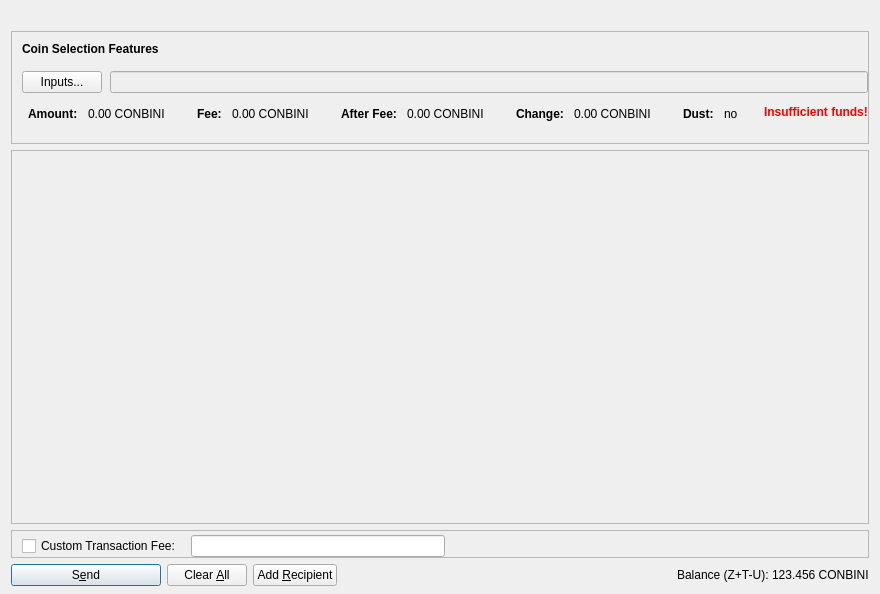
<?xml version="1.0" encoding="UTF-8"?>
<ui version="4.0">
 <class>SendZCoinsDialog</class>
 <widget class="QDialog" name="SendZCoinsDialog">
  <property name="geometry">
   <rect>
    <x>0</x>
    <y>0</y>
    <width>850</width>
    <height>594</height>
   </rect>
  </property>
  <property name="windowTitle">
   <string>Send Coins</string>
  </property>
  <layout class="QVBoxLayout" name="verticalLayout" stretch="0,0,1,0,0">
   <property name="bottomMargin">
    <number>8</number>
   </property>
   <item>
    <widget class="QLabel" name="labelLogo">
     <property name="text">
      <string/>
     </property>
     <property name="pixmap">
      <pixmap resource="../bitcoin.qrc">:/images/logo</pixmap>
     </property>
     <property name="margin">
      <number>10</number>
     </property>
    </widget>
   </item>
   <item>
    <widget class="QFrame" name="frameCoinSelection">
     <property name="sizePolicy">
      <sizepolicy hsizetype="Expanding" vsizetype="Expanding">
       <horstretch>0</horstretch>
       <verstretch>0</verstretch>
      </sizepolicy>
     </property>
     <property name="maximumSize">
      <size>
       <width>16777215</width>
       <height>16777215</height>
      </size>
     </property>
     <property name="frameShape">
      <enum>QFrame::StyledPanel</enum>
     </property>
     <property name="frameShadow">
      <enum>QFrame::Sunken</enum>
     </property>
     <layout class="QVBoxLayout" name="verticalLayoutCoinSelection2">
      <property name="spacing">
       <number>0</number>
      </property>
      <property name="leftMargin">
       <number>0</number>
      </property>
      <property name="topMargin">
       <number>0</number>
      </property>
      <property name="rightMargin">
       <number>0</number>
      </property>
      <property name="bottomMargin">
       <number>6</number>
      </property>
      <item>
       <layout class="QVBoxLayout" name="verticalLayoutCoinSelection" stretch="0,0,0,0,1">
        <property name="spacing">
         <number>0</number>
        </property>
        <property name="leftMargin">
         <number>10</number>
        </property>
        <property name="topMargin">
         <number>10</number>
        </property>
        <item>
         <layout class="QHBoxLayout" name="horizontalLayoutCoinSelection1">
          <property name="bottomMargin">
           <number>15</number>
          </property>
          <item>
           <widget class="QLabel" name="labelCoinSelectionFeatures">
            <property name="sizePolicy">
             <sizepolicy hsizetype="Preferred" vsizetype="Maximum">
              <horstretch>0</horstretch>
              <verstretch>0</verstretch>
             </sizepolicy>
            </property>
            <property name="font">
             <font>
              <weight>75</weight>
              <bold>true</bold>
             </font>
            </property>
            <property name="styleSheet">
             <string notr="true">font-weight:bold;</string>
            </property>
            <property name="text">
             <string>Coin Selection Features</string>
            </property>
           </widget>
          </item>
         </layout>
        </item>
        <item>
         <layout class="QHBoxLayout" name="horizontalLayoutCoinSelection2" stretch="0,0">
          <property name="spacing">
           <number>8</number>
          </property>
          <property name="bottomMargin">
           <number>10</number>
          </property>
          <item>
           <widget class="QPushButton" name="pushButtonCoinSelection">
            <property name="sizePolicy">
             <sizepolicy hsizetype="Fixed" vsizetype="Fixed">
              <horstretch>0</horstretch>
              <verstretch>0</verstretch>
             </sizepolicy>
            </property>
            <property name="styleSheet">
             <string notr="true"/>
            </property>
            <property name="text">
             <string>Inputs...</string>
            </property>
            <property name="autoDefault">
             <bool>false</bool>
            </property>
           </widget>
          </item>
          <item>
           <widget class="QLineEdit" name="coinSelectionText">
            <property name="enabled">
             <bool>false</bool>
            </property>
           </widget>
          </item>
         </layout>
        </item>
        <item>
         <widget class="QWidget" name="widgetCoinSelection" native="true">
          <property name="sizePolicy">
           <sizepolicy hsizetype="Preferred" vsizetype="Preferred">
            <horstretch>0</horstretch>
            <verstretch>0</verstretch>
           </sizepolicy>
          </property>
          <property name="minimumSize">
           <size>
            <width>0</width>
            <height>0</height>
           </size>
          </property>
          <property name="styleSheet">
           <string notr="true"/>
          </property>
          <layout class="QHBoxLayout" name="horizontalLayoutCoinSelection5">
           <property name="leftMargin">
            <number>0</number>
           </property>
           <property name="topMargin">
            <number>0</number>
           </property>
           <property name="rightMargin">
            <number>0</number>
           </property>
           <property name="bottomMargin">
            <number>0</number>
           </property>
           <item>
            <layout class="QHBoxLayout" name="horizontalLayoutCoinSelection3" stretch="0,0,0,0,0,1,0">
             <property name="spacing">
              <number>20</number>
             </property>
             <property name="topMargin">
              <number>0</number>
             </property>
             <property name="bottomMargin">
              <number>10</number>
             </property>
             <item>
              <layout class="QFormLayout" name="formLayoutCoinSelection1">
               <property name="horizontalSpacing">
                <number>10</number>
               </property>
               <property name="verticalSpacing">
                <number>14</number>
               </property>
               <property name="leftMargin">
                <number>6</number>
               </property>
               <property name="topMargin">
                <number>4</number>
               </property>
               <property name="rightMargin">
                <number>6</number>
               </property>
               <item row="0" column="0">
                <widget class="QLabel" name="labelCoinSelectionAmountText">
                 <property name="font">
                  <font>
                   <weight>75</weight>
                   <bold>true</bold>
                  </font>
                 </property>
                 <property name="text">
                  <string>Amount:</string>
                 </property>
                 <property name="margin">
                  <number>0</number>
                 </property>
                </widget>
               </item>
               <item row="0" column="1">
                <widget class="QLabel" name="labelCoinSelectionAmount">
                 <property name="cursor">
                  <cursorShape>IBeamCursor</cursorShape>
                 </property>
                 <property name="contextMenuPolicy">
                  <enum>Qt::ActionsContextMenu</enum>
                 </property>
                 <property name="text">
                  <string notr="true">0.00 CONBINI</string>
                 </property>
                 <property name="textInteractionFlags">
                  <set>Qt::LinksAccessibleByMouse|Qt::TextSelectableByKeyboard|Qt::TextSelectableByMouse</set>
                 </property>
                </widget>
               </item>
              </layout>
             </item>
             <item>
              <layout class="QFormLayout" name="formLayoutCoinSelection2">
               <property name="horizontalSpacing">
                <number>10</number>
               </property>
               <property name="verticalSpacing">
                <number>14</number>
               </property>
               <property name="leftMargin">
                <number>6</number>
               </property>
               <property name="topMargin">
                <number>4</number>
               </property>
               <property name="rightMargin">
                <number>6</number>
               </property>
               <item row="0" column="0">
                <widget class="QLabel" name="labelCoinSelectionFeeText">
                 <property name="font">
                  <font>
                   <weight>75</weight>
                   <bold>true</bold>
                  </font>
                 </property>
                 <property name="text">
                  <string>Fee:</string>
                 </property>
                 <property name="margin">
                  <number>0</number>
                 </property>
                </widget>
               </item>
               <item row="0" column="1">
                <widget class="QLabel" name="labelCoinSelectionFee">
                 <property name="cursor">
                  <cursorShape>IBeamCursor</cursorShape>
                 </property>
                 <property name="contextMenuPolicy">
                  <enum>Qt::ActionsContextMenu</enum>
                 </property>
                 <property name="text">
                  <string notr="true">0.00 CONBINI</string>
                 </property>
                 <property name="textInteractionFlags">
                  <set>Qt::LinksAccessibleByMouse|Qt::TextSelectableByKeyboard|Qt::TextSelectableByMouse</set>
                 </property>
                </widget>
               </item>
              </layout>
             </item>
             <item>
              <layout class="QFormLayout" name="formLayoutCoinSelection3">
               <property name="horizontalSpacing">
                <number>10</number>
               </property>
               <property name="verticalSpacing">
                <number>14</number>
               </property>
               <property name="leftMargin">
                <number>6</number>
               </property>
               <property name="topMargin">
                <number>4</number>
               </property>
               <property name="rightMargin">
                <number>6</number>
               </property>
               <item row="0" column="0">
                <widget class="QLabel" name="labelCoinSelectionAfterFeeText">
                 <property name="font">
                  <font>
                   <weight>75</weight>
                   <bold>true</bold>
                  </font>
                 </property>
                 <property name="text">
                  <string>After Fee:</string>
                 </property>
                 <property name="margin">
                  <number>0</number>
                 </property>
                </widget>
               </item>
               <item row="0" column="1">
                <widget class="QLabel" name="labelCoinSelectionAfterFee">
                 <property name="cursor">
                  <cursorShape>IBeamCursor</cursorShape>
                 </property>
                 <property name="contextMenuPolicy">
                  <enum>Qt::ActionsContextMenu</enum>
                 </property>
                 <property name="text">
                  <string notr="true">0.00 CONBINI</string>
                 </property>
                 <property name="textInteractionFlags">
                  <set>Qt::LinksAccessibleByMouse|Qt::TextSelectableByKeyboard|Qt::TextSelectableByMouse</set>
                 </property>
                </widget>
               </item>
              </layout>
             </item>
             <item>
              <layout class="QFormLayout" name="formLayoutCoinSelection4">
               <property name="horizontalSpacing">
                <number>10</number>
               </property>
               <property name="verticalSpacing">
                <number>14</number>
               </property>
               <property name="leftMargin">
                <number>6</number>
               </property>
               <property name="topMargin">
                <number>4</number>
               </property>
               <property name="rightMargin">
                <number>6</number>
               </property>
               <item row="0" column="0">
                <widget class="QLabel" name="labelCoinSelectionChangeText">
                 <property name="font">
                  <font>
                   <weight>75</weight>
                   <bold>true</bold>
                  </font>
                 </property>
                 <property name="text">
                  <string>Change:</string>
                 </property>
                </widget>
               </item>
               <item row="0" column="1">
                <widget class="QLabel" name="labelCoinSelectionChange">
                 <property name="cursor">
                  <cursorShape>IBeamCursor</cursorShape>
                 </property>
                 <property name="contextMenuPolicy">
                  <enum>Qt::ActionsContextMenu</enum>
                 </property>
                 <property name="text">
                  <string notr="true">0.00 CONBINI</string>
                 </property>
                 <property name="textInteractionFlags">
                  <set>Qt::LinksAccessibleByMouse|Qt::TextSelectableByKeyboard|Qt::TextSelectableByMouse</set>
                 </property>
                </widget>
               </item>
              </layout>
             </item>
             <item>
              <layout class="QFormLayout" name="formLayoutCoinSelection5">
               <property name="horizontalSpacing">
                <number>10</number>
               </property>
               <property name="verticalSpacing">
                <number>14</number>
               </property>
               <property name="leftMargin">
                <number>6</number>
               </property>
               <property name="topMargin">
                <number>4</number>
               </property>
               <property name="rightMargin">
                <number>6</number>
               </property>
               <item row="0" column="0">
                <widget class="QLabel" name="labelCoinSelectionLowOutputText">
                 <property name="font">
                  <font>
                   <weight>75</weight>
                   <bold>true</bold>
                  </font>
                 </property>
                 <property name="text">
                  <string>Dust:</string>
                 </property>
                </widget>
               </item>
               <item row="0" column="1">
                <widget class="QLabel" name="labelCoinSelectionLowOutput">
                 <property name="cursor">
                  <cursorShape>IBeamCursor</cursorShape>
                 </property>
                 <property name="contextMenuPolicy">
                  <enum>Qt::ActionsContextMenu</enum>
                 </property>
                 <property name="text">
                  <string notr="true">no</string>
                 </property>
                 <property name="textInteractionFlags">
                  <set>Qt::LinksAccessibleByMouse|Qt::TextSelectableByKeyboard|Qt::TextSelectableByMouse</set>
                 </property>
                </widget>
               </item>
              </layout>
             </item>
             <item>
              <widget class="QLabel" name="labelCoinSelectionInsuffFunds">
               <property name="font">
                <font>
                 <weight>75</weight>
                 <bold>true</bold>
                </font>
               </property>
               <property name="styleSheet">
                <string notr="true">color:red;font-weight:bold;</string>
               </property>
               <property name="text">
                <string>Insufficient funds!</string>
               </property>
               <property name="margin">
                <number>0</number>
               </property>
              </widget>
             </item>
             <item>
              <spacer name="horizontalSpacerCoinSelection">
               <property name="orientation">
                <enum>Qt::Horizontal</enum>
               </property>
               <property name="sizeHint" stdset="0">
                <size>
                 <width>40</width>
                 <height>1</height>
                </size>
               </property>
              </spacer>
             </item>
            </layout>
           </item>
          </layout>
         </widget>
        </item>
        <item>
         <layout class="QHBoxLayout" name="horizontalLayoutCoinSelection4">
          <property name="spacing">
           <number>12</number>
          </property>
          <property name="sizeConstraint">
           <enum>QLayout::SetDefaultConstraint</enum>
          </property>
          <property name="topMargin">
           <number>5</number>
          </property>
          <property name="rightMargin">
           <number>5</number>
          </property>
         </layout>
        </item>
        <item>
         <spacer name="verticalSpacerCoinSelection">
          <property name="orientation">
           <enum>Qt::Vertical</enum>
          </property>
          <property name="sizeHint" stdset="0">
           <size>
            <width>800</width>
            <height>1</height>
           </size>
          </property>
         </spacer>
        </item>
       </layout>
      </item>
     </layout>
    </widget>
   </item>
   <item>
    <widget class="QScrollArea" name="scrollArea">
     <property name="widgetResizable">
      <bool>true</bool>
     </property>
     <widget class="QWidget" name="scrollAreaWidgetContents">
      <property name="geometry">
       <rect>
        <x>0</x>
        <y>0</y>
        <width>830</width>
        <height>292</height>
       </rect>
      </property>
      <layout class="QVBoxLayout" name="verticalLayout_2" stretch="0,1">
       <property name="leftMargin">
        <number>0</number>
       </property>
       <property name="topMargin">
        <number>0</number>
       </property>
       <property name="rightMargin">
        <number>0</number>
       </property>
       <property name="bottomMargin">
        <number>0</number>
       </property>
       <item>
        <layout class="QVBoxLayout" name="entries">
         <property name="spacing">
          <number>6</number>
         </property>
        </layout>
       </item>
       <item>
        <spacer name="verticalSpacer">
         <property name="orientation">
          <enum>Qt::Vertical</enum>
         </property>
         <property name="sizeHint" stdset="0">
          <size>
           <width>20</width>
           <height>40</height>
          </size>
         </property>
        </spacer>
       </item>
      </layout>
     </widget>
    </widget>
   </item>
   <item>
    <widget class="QFrame" name="frameFee">
     <property name="sizePolicy">
      <sizepolicy hsizetype="Expanding" vsizetype="Expanding">
       <horstretch>0</horstretch>
       <verstretch>0</verstretch>
      </sizepolicy>
     </property>
     <property name="maximumSize">
      <size>
       <width>16777215</width>
       <height>16777215</height>
      </size>
     </property>
     <property name="frameShape">
      <enum>QFrame::StyledPanel</enum>
     </property>
     <property name="frameShadow">
      <enum>QFrame::Sunken</enum>
     </property>
     <layout class="QVBoxLayout" name="verticalLayoutFee1">
      <property name="spacing">
       <number>0</number>
      </property>
      <property name="leftMargin">
       <number>0</number>
      </property>
      <property name="topMargin">
       <number>0</number>
      </property>
      <property name="rightMargin">
       <number>0</number>
      </property>
      <property name="bottomMargin">
       <number>0</number>
      </property>
      <item>
       <layout class="QVBoxLayout" name="verticalLayoutFee2" stretch="0">
        <property name="spacing">
         <number>0</number>
        </property>
        <property name="leftMargin">
         <number>10</number>
        </property>
        <property name="topMargin">
         <number>0</number>
        </property>
        <item>
         <layout class="QHBoxLayout" name="horizontalLayoutFee1">
          <property name="bottomMargin">
           <number>0</number>
          </property>
          <item>
           <layout class="QVBoxLayout" name="verticalLayoutFee7">
            <property name="spacing">
             <number>0</number>
            </property>
            <item>
             <spacer name="verticalSpacerSmartFee">
              <property name="orientation">
               <enum>Qt::Vertical</enum>
              </property>
              <property name="sizeType">
               <enum>QSizePolicy::Fixed</enum>
              </property>
              <property name="sizeHint" stdset="0">
               <size>
                <width>1</width>
                <height>4</height>
               </size>
              </property>
             </spacer>
            </item>
            <item>
             <layout class="QHBoxLayout" name="horizontalLayoutSmartFee">
              <property name="spacing">
               <number>10</number>
              </property>
              <item>
               <widget class="QCheckBox" name="checkBoxCustomFee">
                <property name="text">
                 <string>Custom Transaction Fee:</string>
                </property>
               </widget>
              </item>
              <item>
               <widget class="BitcoinAmountField" name="customFee"/>
              </item>
             </layout>
            </item>
           </layout>
          </item>
          <item>
           <spacer name="horizontalSpacer_4">
            <property name="orientation">
             <enum>Qt::Horizontal</enum>
            </property>
            <property name="sizeHint" stdset="0">
             <size>
              <width>40</width>
              <height>20</height>
             </size>
            </property>
           </spacer>
          </item>
         </layout>
        </item>
       </layout>
      </item>
     </layout>
    </widget>
   </item>
   <item>
    <layout class="QHBoxLayout" name="horizontalLayout">
     <item>
      <widget class="QPushButton" name="sendButton">
       <property name="minimumSize">
        <size>
         <width>150</width>
         <height>0</height>
        </size>
       </property>
       <property name="toolTip">
        <string>Confirm the send action</string>
       </property>
       <property name="text">
        <string>S&amp;end</string>
       </property>
       <property name="icon">
        <iconset resource="../bitcoin.qrc">
         <normaloff>:/images/send2</normaloff>:/images/send2</iconset>
       </property>
       <property name="autoDefault">
        <bool>false</bool>
       </property>
       <property name="default">
        <bool>true</bool>
       </property>
      </widget>
     </item>
     <item>
      <widget class="QPushButton" name="clearButton">
       <property name="sizePolicy">
        <sizepolicy hsizetype="Minimum" vsizetype="Fixed">
         <horstretch>0</horstretch>
         <verstretch>0</verstretch>
        </sizepolicy>
       </property>
       <property name="toolTip">
        <string>Clear all fields of the form.</string>
       </property>
       <property name="text">
        <string>Clear &amp;All</string>
       </property>
       <property name="icon">
        <iconset resource="../bitcoin.qrc">
         <normaloff>:/images/clear</normaloff>:/images/clear</iconset>
       </property>
       <property name="autoDefault">
        <bool>false</bool>
       </property>
      </widget>
     </item>
     <item>
      <widget class="QPushButton" name="addButton">
       <property name="toolTip">
        <string>Send to multiple recipients at once</string>
       </property>
       <property name="text">
        <string>Add &amp;Recipient</string>
       </property>
       <property name="icon">
        <iconset resource="../bitcoin.qrc">
         <normaloff>:/images/add3</normaloff>:/images/add3</iconset>
       </property>
       <property name="autoDefault">
        <bool>false</bool>
       </property>
      </widget>
     </item>
     <item>
      <spacer name="horizontalSpacer">
       <property name="orientation">
        <enum>Qt::Horizontal</enum>
       </property>
       <property name="sizeHint" stdset="0">
        <size>
         <width>40</width>
         <height>20</height>
        </size>
       </property>
      </spacer>
     </item>
     <item>
      <layout class="QHBoxLayout" name="horizontalLayout_2">
       <property name="spacing">
        <number>3</number>
       </property>
       <item>
        <widget class="QLabel" name="label">
         <property name="sizePolicy">
          <sizepolicy hsizetype="Preferred" vsizetype="Fixed">
           <horstretch>0</horstretch>
           <verstretch>0</verstretch>
          </sizepolicy>
         </property>
         <property name="toolTip">
          <string/>
         </property>
         <property name="text">
          <string>Balance (Z+T-U):</string>
         </property>
        </widget>
       </item>
       <item>
        <widget class="QLabel" name="labelBalance">
         <property name="sizePolicy">
          <sizepolicy hsizetype="Preferred" vsizetype="Fixed">
           <horstretch>0</horstretch>
           <verstretch>0</verstretch>
          </sizepolicy>
         </property>
         <property name="cursor">
          <cursorShape>IBeamCursor</cursorShape>
         </property>
         <property name="toolTip">
          <string>This is the total balance available to be spent. It's calculate adding balances in private and trasparent addresses minus transaction still in the coinbase that must be shielded before using them.</string>
         </property>
         <property name="text">
          <string notr="true">123.456 CONBINI</string>
         </property>
         <property name="textInteractionFlags">
          <set>Qt::LinksAccessibleByMouse|Qt::TextSelectableByKeyboard|Qt::TextSelectableByMouse</set>
         </property>
        </widget>
       </item>
      </layout>
     </item>
    </layout>
   </item>
  </layout>
 </widget>
 <customwidgets>
  <customwidget>
   <class>BitcoinAmountField</class>
   <extends>QLineEdit</extends>
   <header>bitcoinamountfield.h</header>
   <container>1</container>
  </customwidget>
 </customwidgets>
 <resources>
  <include location="../bitcoin.qrc"/>
 </resources>
 <connections/>
</ui>
